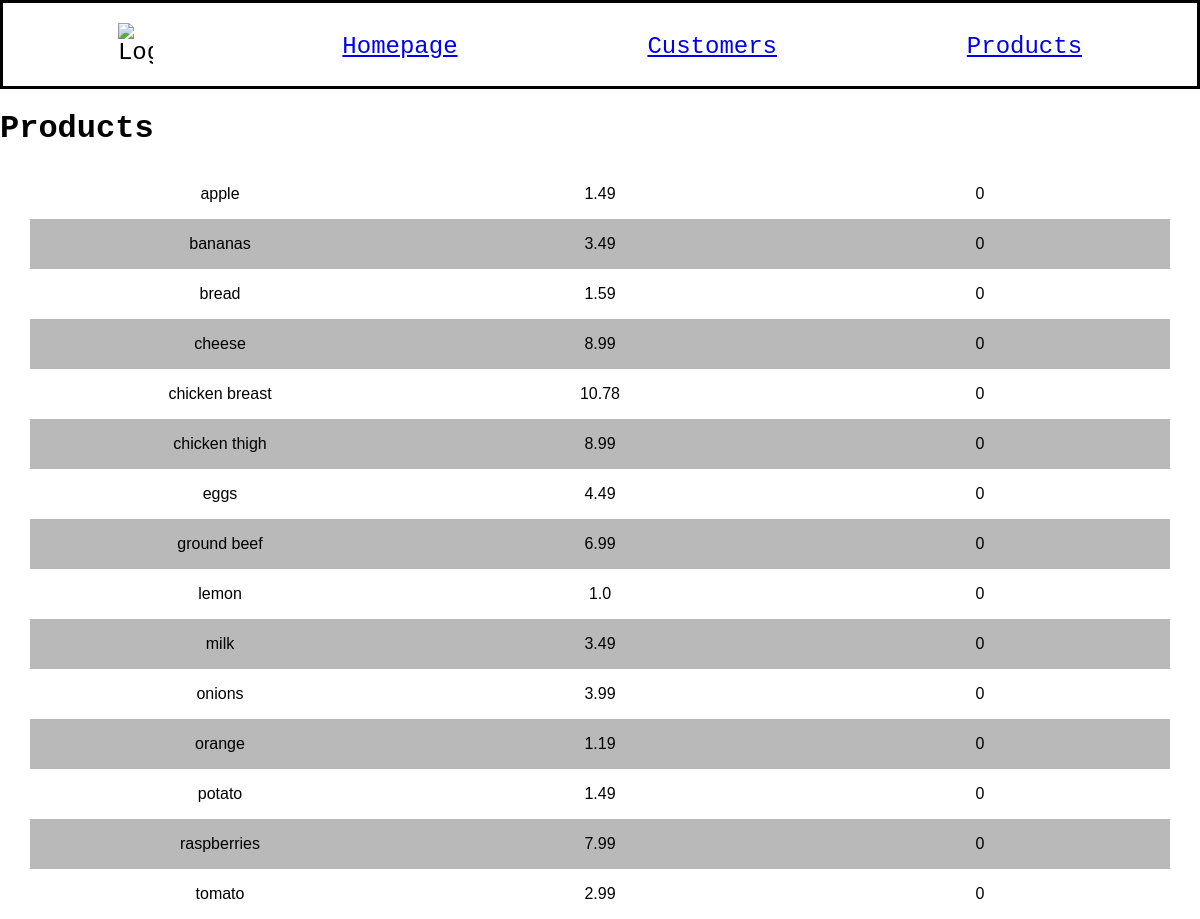
/products, run on an earlier commit of the app's database.
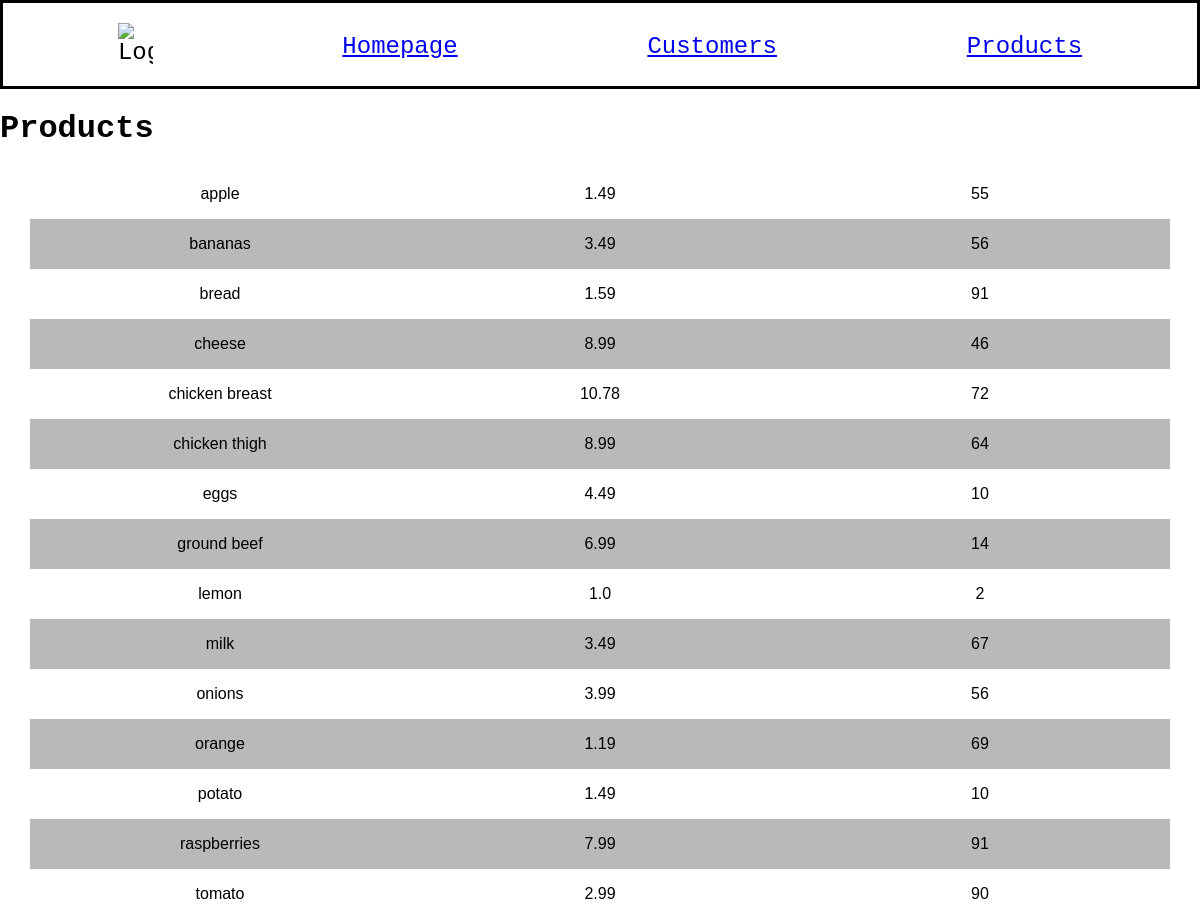
And on a later commit of the database.
### models.py (models this page shows, shortened)
class Product(db.Model):
    id = mapped_column(Integer, primary_key=True)
    name = mapped_column(String(200), nullable=False, unique=True)
    price = mapped_column(String(20), nullable=False)
    quantity = mapped_column(Integer, nullable=False, default=0)

### app.py (the view)
@app.route("/products")
def products():
    statement = select(Product).order_by(Product.name)
    records = db.session.execute(statement)
    app_data = records.scalars()
    return render_template("products.html", products=app_data)

### templates/products.html
{% extends "base.html" %}
{% block content %}
<h1>Products</h1>
{% for product in products %}
<div class="spreadsheet">
    <div>
        <p class="names">{{ product.name }}</p>
    </div>
    <div>
        <p class="info">{{ product.price }}</p>
    </div>
    <div>
        <p class="info">{{ product.quantity }}</p>
    </div>
</div>
{% endfor %}
{% endblock %}

### templates/base.html (shortened to what this page needs)
<!doctype html>
<html lang="en">
    <head>
        <link rel="stylesheet" href="{{ url_for('static', filename='style.css') }}">
    </head>
    <body>
        <nav>
            <img src="https://cdn-icons-png.flaticon.com/128/4507/4507860.png" alt="Logo" style="width: 3%;">
            <a href="{{ url_for('home') }}">Homepage</a>
            <a href="{{ url_for('customers') }}">Customers</a>
            <a href="{{ url_for('products') }}">Products</a>
        </nav>
        {% block content %}{% endblock %}
    </body>
</html>

### static/style.css (style rules this page uses)
body { background-color: rgb(255, 255, 255); margin: 0 auto; font-family: 'Courier New', Courier, monospace; }
.spreadsheet { font-family: Arial, Helvetica, sans-serif; border-collapse: collapse; margin: 0px 30px 0px 30px; display: flex; justify-content: spac e-between; }
.spreadsheet div { flex: 1; display: flex; justify-content: center; align-items: center; }
.spreadsheet:nth-child(even) { background-color: rgb(185, 185, 185); }

What changed in the data, as far as the page shows it:
changed Product "apple": quantity "0" → "55"
changed Product "bananas": quantity "0" → "56"
changed Product "bread": quantity "0" → "91"
changed Product "cheese": quantity "0" → "46"
changed Product "chicken breast": quantity "0" → "72"
changed Product "chicken thigh": quantity "0" → "64"
changed Product "eggs": quantity "0" → "10"
changed Product "ground beef": quantity "0" → "14"
changed Product "lemon": quantity "0" → "2"
changed Product "milk": quantity "0" → "67"
changed Product "onions": quantity "0" → "56"
changed Product "orange": quantity "0" → "69"
changed Product "potato": quantity "0" → "10"
changed Product "raspberries": quantity "0" → "91"
changed Product "tomato": quantity "0" → "90"
